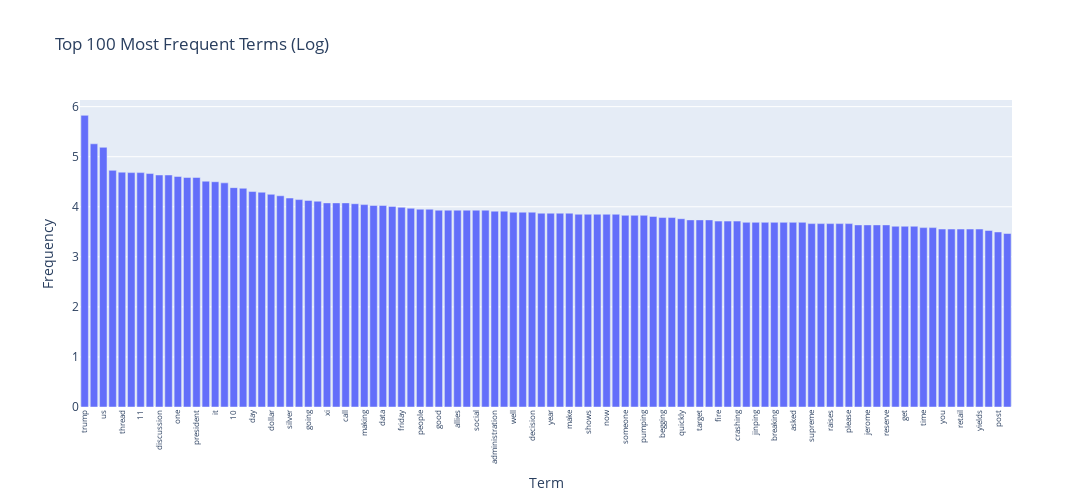

Notebook source saved alongside this figure:
### Code cell
import math
term_frequencies = np.asarray(df_counts.sum(axis=0))[0]

top_n = 100
top_idx = term_frequencies.argsort()[::-1][:top_n] 

top_terms = count_vect.get_feature_names_out()[top_idx]
top_freqs = np.log(term_frequencies[top_idx])

df_top = pd.DataFrame({'term': top_terms, 'frequency': top_freqs})

fig = px.bar(df_top,
             x='term', y='frequency',
             title=f'Top {top_n} Most Frequent Terms (Log)',
             labels={'term': 'Term', 'frequency': 'Frequency'},
             width=1200, height=500)
fig.update_layout(xaxis_tickangle=270, xaxis_tickfont=dict(size=8))
fig.show()

### Figure 1 — Plotly figure (JSON) as saved in the notebook; plotly's stock layout.template omitted (floating-point values rounded to 4 significant figures)
{"data": [{"hovertemplate": "Term=%{x}<br>Frequency=%{y}<extra></extra>", "legendgroup": "", "marker": {"color": "#636efa", "pattern": {"shape": ""}}, "name": "", "orientation": "v", "showlegend": false, "textposition": "auto", "type": "bar", "x": ["trump", "china", "us", "market", "thread", "tariffs", "11", "weekend", "discussion", "stocks", "one", "tariff", "president", "like", "it", "stock", "10", "policy", "day", "goods", "dollar", "125", "silver", "feel", "going", "april", "xi", "not", "call", "right", "making", "daily", "data", "media", "friday", "think", "people", "fundamentals", "good", "even", "allies", "back", "social", "really", "administration", "apr", "well", "sitting", "decision", "sell", "year", "money", "make", "fucking", "shows", "dumping", "now", "would", "someone", "415m", "pumping", "that", "begging", "seeing", "quickly", "value", "target", "campaign", "fire", "everywhere", "crashing", "see", "jinping", "portfolio", "breaking", "awful", "asked", "federal", "supreme", "misinformation", "raises", "court", "please", "losing", "jerome", "chair", "reserve", "authority", "get", "weeks", "time", "off", "you", "company", "retail", "want", "yields", "treasury", "post", "consecutive"], "xaxis": "x", "y": [5.826, 5.257, 5.187, 4.727, 4.691, 4.682, 4.682, 4.663, 4.635, 4.635, 4.605, 4.585, 4.585, 4.511, 4.5, 4.477, 4.382, 4.369, 4.304, 4.29, 4.248, 4.22, 4.174, 4.143, 4.127, 4.111, 4.078, 4.078, 4.078, 4.06, 4.043, 4.025, 4.025, 4.007, 3.989, 3.97, 3.951, 3.951, 3.932, 3.932, 3.932, 3.932, 3.932, 3.932, 3.912, 3.912, 3.892, 3.892, 3.892, 3.871, 3.871, 3.871, 3.871, 3.85, 3.85, 3.85, 3.85, 3.85, 3.829, 3.829, 3.829, 3.807, 3.784, 3.784, 3.761, 3.738, 3.738, 3.738, 3.714, 3.714, 3.714, 3.689, 3.689, 3.689, 3.689, 3.689, 3.689, 3.689, 3.664, 3.664, 3.664, 3.664, 3.664, 3.638, 3.638, 3.638, 3.638, 3.611, 3.611, 3.611, 3.584, 3.584, 3.555, 3.555, 3.555, 3.555, 3.555, 3.526, 3.497, 3.466], "yaxis": "y"}], "layout": {"barmode": "relative", "height": 500, "legend": {"tracegroupgap": 0}, "title": {"text": "Top 100 Most Frequent Terms (Log)"}, "width": 1200, "xaxis": {"anchor": "y", "domain": [0, 1], "tickangle": -90, "tickfont": {"size": 8}, "title": {"text": "Term"}}, "yaxis": {"anchor": "x", "domain": [0, 1], "title": {"text": "Frequency"}}}}
